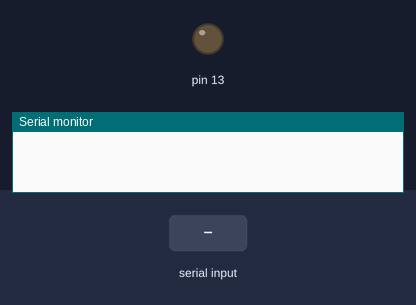
A sketch run on a simulated Arduino Uno, built with avr-gcc and run on an emulated ATmega328P. On the bench: output pins drawn as LEDs (lit = HIGH), the last lines printed to the serial monitor. Dashed ring = blinking. Inputs (shaded band) come from the test bench.

Above: at 1.2 s.
1.3 s: "a" received over Serial
At 2.4 s:
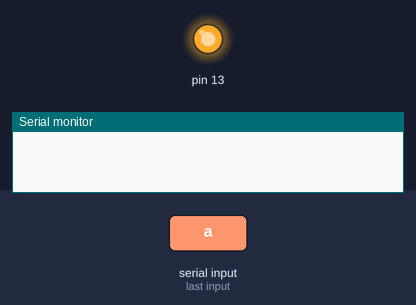
4.0 s: byte 104 ('h') received over Serial
At 4.12 s:
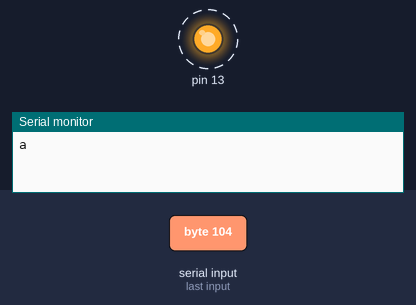
7.0 s: byte 72 ('H') received over Serial
At 9.7 s:
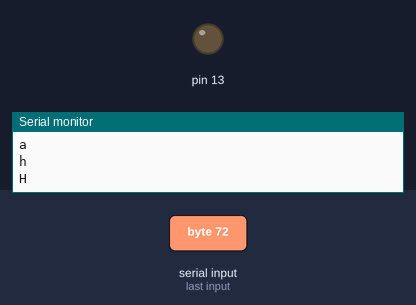
10.0 s: "A" received over Serial
At 11.1 s:
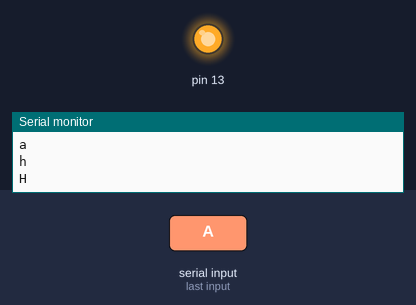
13.0 s: "b" received over Serial
At 15.8 s:
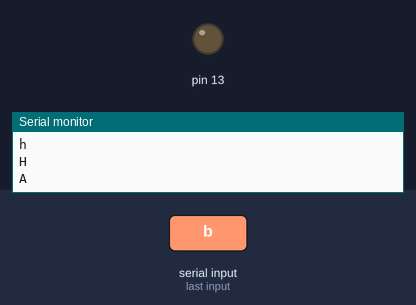
16.0 s: "B" received over Serial
At 16.6 s:
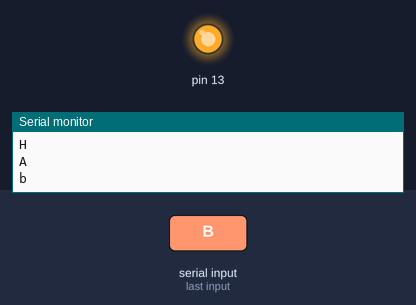
Timing chart, 0 to 19.8 s (numbered marks = the images above; inputs shaded):
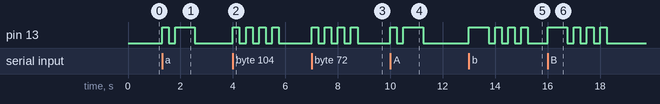

The sketch:

Morse.ino
```cpp
#include <Morse.h>
Morse morse(13);
char input;
void setup()
{
  Serial.begin(9600);
}

void loop()
{
  if (Serial.available()) {
    input = Serial.read();//read the input
    if (input == 'a' || input == 'A') {morse.A();}//if the input is a or A go to function lA
    if (input == 'b' || input == 'B') {morse.B();}//same but with b letter
    if (input == 'c' || input == 'C') {morse.C();}
    if (input == 'd' || input == 'D') {morse.D();}
    if (input == 'e' || input == 'E') {morse.E();}
    if (input == 'f' || input == 'F') {morse.LF();}
    if (input == 'g' || input == 'G') {morse.G();}
    if (input == 'h' || input == 'H') {morse.H();}
    if (input == 'i' || input == 'I') {morse.I();}
    if (input == 'j' || input == 'J') {morse.J();}
    if (input == 'k' || input == 'K') {morse.K();}
    if (input == 'l' || input == 'L') {morse.L();}
    if (input == 'm' || input == 'M') {morse.M();}
    if (input == 'n' || input == 'N') {morse.N();}
    if (input == 'o' || input == 'O') {morse.O();}
    if (input == 'p' || input == 'P') {morse.P();}
    if (input == 'q' || input == 'Q') {morse.Q();}
    if (input == 'r' || input == 'R') {morse.R();}
    if (input == 's' || input == 'S') {morse.S();}
    if (input == 't' || input == 'T') {morse.T();}
    if (input == 'u' || input == 'U') {morse.U();}
    if (input == 'v' || input == 'V') {morse.V();}
    if (input == 'w' || input == 'W') {morse.W();}
    if (input == 'x' || input == 'X') {morse.X();}
    if (input == 'y' || input == 'Y') {morse.Y();}
    if (input == 'z' || input == 'Z') {morse.Z();}
    if (input == '1') {morse.N1();}// the numbers
    if (input == '2') {morse.N2();}
    if (input == '3') {morse.N3();}
    if (input == '4') {morse.N4();}
    if (input == '5') {morse.N5();}
    if (input == '6') {morse.N6();}
    if (input == '7') {morse.N7();}
    if (input == '8') {morse.N8();}
    if (input == '9') {morse.N9();}
    if (input == '0') {morse.N0();}
    if (input == ' ') {morse.spaceW();}//the space
    Serial.println (input);//print the latter saved in the input var

  }
  }
```

Measured:
- after the input at 1.3 s, pin 13: LOW → HIGH at once, → LOW 0.25 s later, → HIGH 0.25 s later, → LOW 0.75 s later
- after the input at 4.0 s, pin 13: alternates HIGH for 0.25 s and LOW for 0.25 s, 8 changes in all, then stays LOW, starting at once
- after the input at 7.0 s, pin 13: alternates HIGH for 0.25 s and LOW for 0.25 s, 8 changes in all, then stays LOW, starting at once
- after the input at 10.0 s, pin 13: LOW → HIGH at once, → LOW 0.25 s later, → HIGH 0.25 s later, → LOW 0.75 s later
- after the input at 13.0 s, pin 13: LOW → HIGH at once, then repeats every 0.50 s: LOW 0.25 s, HIGH 0.25 s
- after the input at 16.0 s, pin 13: LOW → HIGH at once, then repeats every 0.50 s: LOW 0.25 s, HIGH 0.25 s, until it stays LOW from 18.3 s
